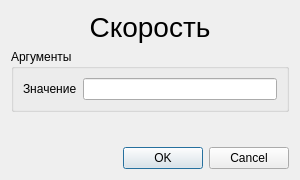
<?xml version="1.0" encoding="UTF-8"?>
<ui version="4.0">
 <class>VelocityDialog</class>
 <widget class="QDialog" name="VelocityDialog">
  <property name="geometry">
   <rect>
    <x>0</x>
    <y>0</y>
    <width>300</width>
    <height>180</height>
   </rect>
  </property>
  <property name="windowTitle">
   <string>Скорость</string>
  </property>
  <property name="toolTip">
   <string>&lt;html&gt;&lt;head/&gt;&lt;body&gt;&lt;p align=&quot;justify&quot;&gt;&lt;span style=&quot; font-size:12pt;&quot;&gt;Быстрая клавиша &lt;/span&gt;&lt;span style=&quot; font-size:12pt; color:#3300ff;&quot;&gt;V &lt;/span&gt;&lt;span style=&quot; font-size:12pt;&quot;&gt;&lt;br/&gt;СКОРОСТЬ [СКОРОСТЬ] &lt;br/&gt;Задает скорость перемещения фрезы. &lt;/span&gt;&lt;/p&gt;&lt;/body&gt;&lt;/html&gt;</string>
  </property>
  <property name="whatsThis">
   <string>&lt;html&gt;&lt;head/&gt;&lt;body&gt;&lt;p align=&quot;justify&quot;&gt;&lt;span style=&quot; font-size:12pt;&quot;&gt;Быстрая клавиша &lt;/span&gt;&lt;span style=&quot; font-size:12pt; color:#3300ff;&quot;&gt;V &lt;/span&gt;&lt;span style=&quot; font-size:12pt;&quot;&gt;&lt;br/&gt;СКОРОСТЬ [СКОРОСТЬ] &lt;br/&gt;Задает скорость перемещения фрезы. &lt;/span&gt;&lt;/p&gt;&lt;/body&gt;&lt;/html&gt;</string>
  </property>
  <layout class="QVBoxLayout" name="verticalLayout">
   <item>
    <widget class="QLabel" name="velocity_title_label">
     <property name="font">
      <font>
       <pointsize>21</pointsize>
      </font>
     </property>
     <property name="text">
      <string>Скорость</string>
     </property>
     <property name="alignment">
      <set>Qt::AlignCenter</set>
     </property>
    </widget>
   </item>
   <item>
    <widget class="QGroupBox" name="velocity_arguments_groupBox">
     <property name="title">
      <string>Аргументы</string>
     </property>
     <layout class="QFormLayout" name="formLayout">
      <item row="0" column="0">
       <widget class="QLabel" name="velocity_value_label">
        <property name="text">
         <string>Значение</string>
        </property>
       </widget>
      </item>
      <item row="0" column="1">
       <widget class="QLineEdit" name="velocity_value_lineEdit"/>
      </item>
     </layout>
    </widget>
   </item>
   <item>
    <spacer name="verticalSpacer">
     <property name="orientation">
      <enum>Qt::Vertical</enum>
     </property>
     <property name="sizeHint" stdset="0">
      <size>
       <width>20</width>
       <height>100</height>
      </size>
     </property>
    </spacer>
   </item>
   <item>
    <widget class="QDialogButtonBox" name="buttonBox">
     <property name="orientation">
      <enum>Qt::Horizontal</enum>
     </property>
     <property name="standardButtons">
      <set>QDialogButtonBox::Cancel|QDialogButtonBox::Ok</set>
     </property>
    </widget>
   </item>
  </layout>
 </widget>
 <resources/>
 <connections>
  <connection>
   <sender>buttonBox</sender>
   <signal>accepted()</signal>
   <receiver>VelocityDialog</receiver>
   <slot>accept()</slot>
   <hints>
    <hint type="sourcelabel">
     <x>248</x>
     <y>254</y>
    </hint>
    <hint type="destinationlabel">
     <x>157</x>
     <y>274</y>
    </hint>
   </hints>
  </connection>
  <connection>
   <sender>buttonBox</sender>
   <signal>rejected()</signal>
   <receiver>VelocityDialog</receiver>
   <slot>reject()</slot>
   <hints>
    <hint type="sourcelabel">
     <x>316</x>
     <y>260</y>
    </hint>
    <hint type="destinationlabel">
     <x>286</x>
     <y>274</y>
    </hint>
   </hints>
  </connection>
 </connections>
</ui>
